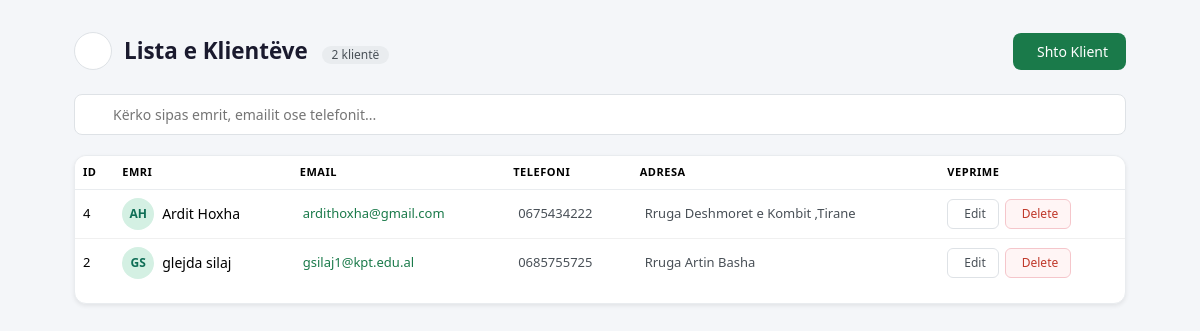
/isp-management/clients/list.php, run on the app's committed database.
### tables this page shows
CREATE TABLE `clients` (
  `id` int(11) NOT NULL,
  `full_name` varchar(100) NOT NULL,
  `email` varchar(100) DEFAULT NULL,
  `phone` varchar(20) DEFAULT NULL,
  `address` text DEFAULT NULL,
  `created_at` timestamp NOT NULL DEFAULT current_timestamp()
);

### isp-management/clients/list.php (the view, shortened to what this page needs)
<?php
include "../config/db.php";
$query = "SELECT * FROM clients ORDER BY id DESC";
$result = mysqli_query($conn, $query);
$total = mysqli_num_rows($result);
?>
<!DOCTYPE html>
<html lang="sq">
<head>
    <link href="https://cdn.jsdelivr.net/npm/bootstrap@5.3.8/dist/css/bootstrap.min.css" rel="stylesheet">
    <link rel="stylesheet" href="https://cdn.jsdelivr.net/npm/@tabler/icons-webfont@latest/tabler-icons.min.css">
    <link rel="stylesheet" href="assets/css/style.css">
</head>
<body>
<div class="page-wrapper">
    <div class="page-header">
        <a href="javascript:history.back()" class="back-btn" title="Kthehu mbrapa">
        </a>
        <div class="title-group">
            <h2>Lista e Klientëve <span class="count-badge"><?php echo $total; ?> klientë</span></h2>
        </div>
        <a href="add.php" class="btn-add">
            <i class="ti ti-plus"></i> Shto Klient
        </a>
    </div>
    <div class="search-wrap">
        <input type="text" id="searchInput" placeholder="Kërko sipas emrit, emailit ose telefonit..." oninput="filterTable()">
    </div>
    <div class="card shadow-sm">
        <div class="card-body">
             <div class="table-responsive">
            <table class="table table-hover" id="clientTable">
                <thead>
                    <tr>
                        <th>ID</th>
                        <th>Emri</th>
                        <th>Email</th>
                        <th>Telefoni</th>
                        <th>Adresa</th>
                        <th>Veprime</th>
                    </tr>
                </thead>
                <tbody id="tableBody">
                <?php while($row = mysqli_fetch_assoc($result)): ?>
                    <?php
                        $words = explode(' ', trim($row['full_name']));
                        $initials = '';
                        foreach ($words as $w) $initials .= strtoupper(substr($w, 0, 1));
                        $initials = substr($initials, 0, 2);
                    ?>
                    <tr>
                        <td class="id-cell"><?php echo $row['id']; ?></td>
                        <td>
                            <div class="name-cell">
                                <span class="avatar"><?php echo htmlspecialchars($initials); ?></span>
                                <?php echo htmlspecialchars($row['full_name']); ?>
                            </div>
                        </td>
                        <td>
                            <a href="mailto:<?php echo htmlspecialchars($row['email']); ?>" class="email-link">
                                <?php echo htmlspecialchars($row['email']); ?>
                            </a>
                        </td>
                        <td>
                            <div class="phone-cell">
                                <?php echo htmlspecialchars($row['phone']); ?>
                            </div>
                        </td>
                        <td>
                            <div class="addr-cell">
                                <?php echo htmlspecialchars($row['address']); ?>
                            </div>
                        </td>
                        <td>
                            <div class="actions-cell">
                                <a href="edit.php?id=<?php echo $row['id']; ?>" class="btn-edit">
                                    <i class="ti ti-edit"></i> Edit
                                </a>
                                <a href="delete.php?id=<?php echo $row['id']; ?>" class="btn-del"
                                   onclick="return confirm('Je i sigurt që dëshiron ta fshish këtë klient?');">
                                    <i class="ti ti-trash"></i> Delete
                                </a>
                            </div>
                        </td>
                    </tr>
                <?php endwhile; ?>
                </tbody>
            </table>
            </div>
        </div>
    </div>
</div>
</body>
</html>

### isp-management/assets/css/style.css (style rules this page uses)
* { box-sizing: border-box; margin: 0; padding: 0; }
.card { border: 1px solid #e9ecef; border-radius: 14px; box-shadow: 0 2px 8px rgba(0,0,0,0.05); transition: transform 0.2s, box-shadow 0.2s; background: #fff; }
.card-body { padding: 1.5rem; }
table { border-radius: 12px; overflow: hidden; width: 100%; border-collapse: collapse; }
thead tr { background: #f8f9fa; }
thead th { font-size: 11px; text-transform: uppercase; letter-spacing: 0.05em; color: #868e96; font-weight: 600; padding: 12px 16px; border-bottom: 1px solid #e9ecef; }
tbody td { padding: 13px 16px; font-size: 14px; color: #495057; border-bottom: 1px solid #f0f0f0; vertical-align: middle; }
tbody tr:last-child td { border-bottom: none; }

### isp-management/clients/list.php (style rules this page uses)
body { background: #f4f6f9; font-family: 'Segoe UI', sans-serif; }
.page-wrapper { max-width: 1100px; margin: 2rem auto; padding: 0 1.5rem; }
.page-header { display: flex; align-items: center; gap: 12px; margin-bottom: 1.5rem; }
.back-btn { width: 38px; height: 38px; border-radius: 50%; border: 1px solid #dee2e6; background: #fff; display: flex; align-items: center; justify-content: center; color: #6c757d; text-decoration: none; transition: all 0.15s; flex-shrink: 0; }
.title-group { flex: 1; }
.title-group h2 { margin: 0; font-size: 1.4rem; font-weight: 600; color: #1a1a2e; }
.count-badge { display: inline-block; background: #e9ecef; border-radius: 20px; padding: 2px 10px; font-size: 12px; color: #495057; margin-left: 8px; font-weight: 500; }
.btn-add { display: flex; align-items: center; gap: 6px; background: #1a7a4a; color: #fff; border: none; border-radius: 8px; padding: 8px 18px; font-size: 14px; font-weight: 500; text-decoration: none; transition: background 0.15s; }
.search-wrap { position: relative; margin-bottom: 1.25rem; }
.search-wrap input { width: 100%; padding: 9px 12px 9px 38px; border: 1px solid #dee2e6; border-radius: 8px; font-size: 14px; background: #fff; outline: none; transition: border 0.15s; }
.card { border: 1px solid #e9ecef; border-radius: 12px; overflow: hidden; }
.card-body { padding: 0; }
table { margin: 0; }
thead tr { background: #f8f9fa; }
th { font-size: 11px; text-transform: uppercase; letter-spacing: 0.05em; color: #868e96; font-weight: 600; padding: 12px 16px; border-bottom: 1px solid #e9ecef; }
td { padding: 13px 16px; vertical-align: middle; border-color: #f0f0f0; }
.avatar { width: 32px; height: 32px; border-radius: 50%; background: #d4f0e3; color: #0f6e56; font-size: 12px; font-weight: 600; display: inline-flex; align-items: center; justify-content: center; margin-right: 8px; }
.name-cell { display: flex; align-items: center; }
.email-link { color: #1a7a4a; text-decoration: none; font-size: 13px; }
.phone-cell, .addr-cell { display: flex; align-items: center; gap: 5px; color: #495057; font-size: 13px; }
.id-cell { color: #adb5bd; font-size: 13px; }
.btn-edit { display: inline-flex; align-items: center; gap: 4px; padding: 5px 12px; font-size: 12px; font-weight: 500; border-radius: 6px; border: 1px solid #dee2e6; background: #fff; color: #495057; text-decoration: none; transition: all 0.15s; }
.btn-del { display: inline-flex; align-items: center; gap: 4px; padding: 5px 12px; font-size: 12px; font-weight: 500; border-radius: 6px; border: 1px solid #f5c6cb; background: #fff5f5; color: #c0392b; text-decoration: none; transition: all 0.15s; }
.actions-cell { display: flex; gap: 6px; }

### data on the page
clients: id "4", initials "AH", full_name "Ardit Hoxha", email "ardithoxha@gmail.com", phone "0675434222", address "Rruga Deshmoret e Kombit ,Tirane"
clients: id "2", initials "GS", full_name "glejda silaj", email "gsilaj1@kpt.edu.al", phone "0685755725", address "Rruga Artin Basha"

### other printed values
$total "2"
